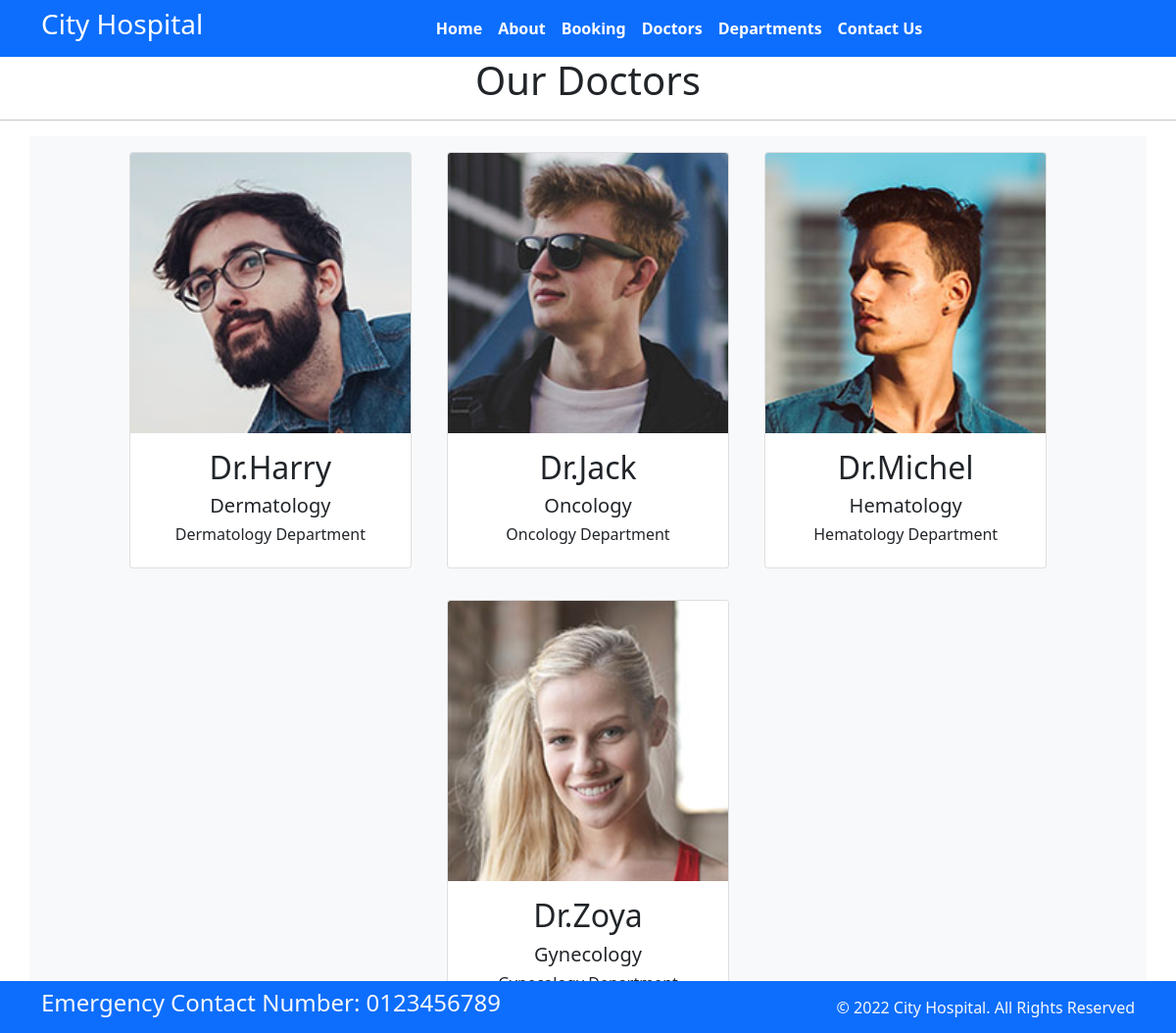
The app's page /doctors/ with its own data.
### booking/models.py (models this page shows, shortened)
class Doctors(models.Model):
    doc_name= models.CharField(max_length=255)
    doc_spec=models.CharField(max_length=255)
    deptr_name=models.ForeignKey(Departments,on_delete=models.CASCADE)
    doc_image=models.ImageField(upload_to='doctors')

class Departments(models.Model):
    deptr_name = models.CharField(max_length=100)
    deptr_description = models.TextField()
    def __str__(self):
        return self.deptr_name

### booking/views.py (the view)
# urls.py: path('doctors/', views.doctors, name='doctors'),
def doctors(request):
   dict_docs = {
      'doctors': Doctors.objects.all()
   }
   return render(request, 'doctors.html', dict_docs)

### Templates/doctors.html (shortened to what this page needs)
{% extends 'base.html' %}
{%block content%}
<h1 class="text-center">Our Doctors</h1>
 <hr>
 <div class="container text-center bg-light">
    {% for d in doctors%}
    <div class="card text-center mx-3 my-3" style="width: 18rem; display : inline-block">
        <img src="{{d.doc_image.url}}" class="card-img-top" alt="...">
        <div class="card-body">
          <h2 class="card-title">Dr.{{d.doc_name}}</h2>
          <h5 class="card-text">{{d.doc_spec}}</h5>
          <h6>{{d.deptr_name}} Department</h6>
        </div>
    </div>
    {% endfor %}
  </div>
{% endblock %}

### Templates/base.html (shortened to what this page needs)
{% load static %}
<!DOCTYPE html>
<html>
  <head>
    <link rel="stylesheet"
      href=" https://cdn.jsdelivr.net/npm/bootstrap@5.1.3/dist/css/bootstrap.min.css ">
    <link rel="stylesheet"
      href="https://use.fontawesome.com/releases/v5.2.0/css/all.css">
      <link rel="stylesheet"
      href="{% static '/css/style.css' %}">
  </head>
  <body>
    <nav class="navbar bg-primary navbar-expand-md ">
      <div class="container">
        <div class="col-2 text-left pl-md-0">
          <h3 class="text-white"> City Hospital </h3>
        </div>
        <div
          class="collapse navbar-collapse justify-content-center col-md-8 navbar-collapse-3">
          <ul class="navbar-nav justify-content-center  fw-bold">
            <li class="nav-item active">
              <a class="nav-link text-white" href="{% url 'index' %}">Home </a>
            </li>
            <li class="nav-item">
              <a class="nav-link text-white" href="{% url 'about' %}">About</a>
            </li>
            <li class="nav-item">
              <a class="nav-link text-white" href="{% url 'booking' %}">Booking</a>
            </li>
            <li class="nav-item">
              <a class="nav-link text-white" href="{% url 'doctors' %}">Doctors</a>
            </li>
			 <li class="nav-item">
              <a class="nav-link text-white" href="{% url 'department' %}">Departments</a>
            </li>
            <li class="nav-item">
              <a class="nav-link text-white" href="{% url 'contact' %}">Contact Us</a>
            </li>
          </ul>
        </div>
      </div>
    </nav>
{% block content %}
{% endblock %}
    <section class="fixed-bottom">
      <footer class="pt-2 pb-2  bg-primary text-light">
        <div class="container">
          <div class="row align-items-center">
            <div class="col-12 col-md-8">
              <h4>Emergency Contact Number: 0123456789</h4>
            </div>
            <div class="col-12 col-md-4 mt-4 mt-md-0 text-center text-md-end">
              © 2022 City Hospital. All Rights Reserved
            </div>
          </div>
        </div>
      </footer>
    </section>
  </body>
</html>

### records on screen
Doctors: doc_image (picture), doc_name "Harry", doc_spec "Dermatology", deptr_name "Dermatology"
Doctors: doc_image (picture), doc_name "Jack", doc_spec "Oncology", deptr_name "Oncology"
Doctors: doc_image (picture), doc_name "Michel", doc_spec "Hematology", deptr_name "Hematology"
Doctors: doc_image (picture), doc_name "Zoya", doc_spec "Gynecology"
